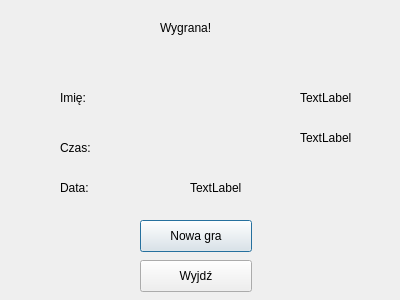
<?xml version="1.0" encoding="UTF-8"?>
<ui version="4.0">
 <class>CongratsWindow</class>
 <widget class="QDialog" name="CongratsWindow">
  <property name="geometry">
   <rect>
    <x>0</x>
    <y>0</y>
    <width>400</width>
    <height>300</height>
   </rect>
  </property>
  <property name="windowTitle">
   <string>Dialog</string>
  </property>
  <widget class="QLabel" name="label">
   <property name="geometry">
    <rect>
     <x>160</x>
     <y>20</y>
     <width>71</width>
     <height>16</height>
    </rect>
   </property>
   <property name="text">
    <string>Wygrana!</string>
   </property>
  </widget>
  <widget class="QLabel" name="label_2">
   <property name="geometry">
    <rect>
     <x>60</x>
     <y>90</y>
     <width>58</width>
     <height>16</height>
    </rect>
   </property>
   <property name="text">
    <string>Imię:</string>
   </property>
  </widget>
  <widget class="QLabel" name="label_3">
   <property name="geometry">
    <rect>
     <x>60</x>
     <y>140</y>
     <width>58</width>
     <height>16</height>
    </rect>
   </property>
   <property name="text">
    <string>Czas:</string>
   </property>
  </widget>
  <widget class="QLabel" name="label_4">
   <property name="geometry">
    <rect>
     <x>60</x>
     <y>180</y>
     <width>58</width>
     <height>16</height>
    </rect>
   </property>
   <property name="text">
    <string>Data:</string>
   </property>
  </widget>
  <widget class="QLabel" name="name_label">
   <property name="geometry">
    <rect>
     <x>300</x>
     <y>90</y>
     <width>71</width>
     <height>16</height>
    </rect>
   </property>
   <property name="text">
    <string>TextLabel</string>
   </property>
  </widget>
  <widget class="QLabel" name="time_label">
   <property name="geometry">
    <rect>
     <x>300</x>
     <y>130</y>
     <width>71</width>
     <height>16</height>
    </rect>
   </property>
   <property name="text">
    <string>TextLabel</string>
   </property>
  </widget>
  <widget class="QLabel" name="date_label">
   <property name="geometry">
    <rect>
     <x>190</x>
     <y>180</y>
     <width>181</width>
     <height>16</height>
    </rect>
   </property>
   <property name="text">
    <string>TextLabel</string>
   </property>
  </widget>
  <widget class="QPushButton" name="new_game_button">
   <property name="geometry">
    <rect>
     <x>140</x>
     <y>220</y>
     <width>112</width>
     <height>32</height>
    </rect>
   </property>
   <property name="text">
    <string>Nowa gra</string>
   </property>
  </widget>
  <widget class="QPushButton" name="exit_button">
   <property name="geometry">
    <rect>
     <x>140</x>
     <y>260</y>
     <width>112</width>
     <height>32</height>
    </rect>
   </property>
   <property name="text">
    <string>Wyjdź</string>
   </property>
  </widget>
 </widget>
 <resources/>
 <connections/>
</ui>
